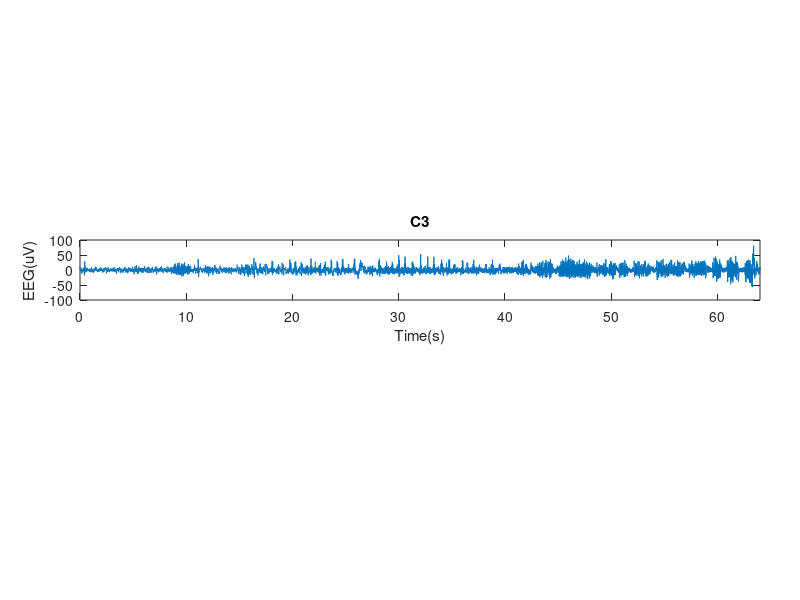

Here is the MATLAB script that generated this plot: (Note: this script raises an error after producing the figure.)
clc
clear

%% Q1
%Loadind EEG data
load('EEG_sig');

name = des.channelnames; %names of the electrodes
fs = des.samplingfreq; %samlping freq
len = des.nbsamples; %time series' sample number
time = (1:len)/fs; %time vector (for plots)

%Plotting individual channels (Currently channel 5)
figure('WindowState', 'maximized');
ax = axes('Position',[0.10 0.50 0.85 0.10]);
plot(time, Z(5,:));
xlim([0,len/fs]);
title(name{5});
xlabel('Time(s)');
ylabel('EEG(uV)');
%saveas(gcf, [name{5} '.png']);

%Plotting all channels
offset = max(max(abs(Z)))/5 ;
feq = 256 ; % = fs
ElecName = des.channelnames ;
disp_eeg(Z,offset,feq,ElecName) ;
%saveas(gcf, 'All Channels.png');

%Seperating 4 time ranges from channel 5
t(1,:) = 2*fs:7*fs;
t(2,:) = 30*fs:35*fs;
t(3,:) = 42*fs:47*fs;
t(4,:) = 50*fs:55*fs;

%Plotting the 4 time series
figure('WindowState', 'maximized');
for i = 1:4
    ax = subplot(4,1,i);
    ax.Position(3) = 0.75;
    ax.Position(4) = 0.10;
    plot(t(i,:)/fs, Z(5,t(i,:)));
    title([name{5} ': Range' num2str(i)]);
    ylim([-50,80]);
    xlabel('Time(s)');
    ylabel('EEG(uV)');
end
%saveas(gcf, '4 time series.png');

%Plotting 4 DFTs
N = 1281; % number of time samples
f = (0:N-1)*fs/N; % frequency vector (for plots)
figure('WindowState', 'maximized');
for i = 1:4
    ax = subplot(4,1,i);
    dft = abs(fft(Z(5,t(i,:))));
    plot(f(1:(N+1)/2),dft(1:(N+1)/2));
    title(['Range' num2str(i) ': DFT']);
    xlim([0,60]); % Displaying up to 60 Hz (higher frequencies are irrelevant)
    xlabel('Freq(Hz)');
    ylabel('Amplitude');
end
%saveas(gcf, '4 DFTs.png');

%Plotting 4 Welch estimates
%Welch default: 8 segments, len:320, sift:160, nfft:512
nfft = [];
figure('WindowState', 'maximized');
for i = 1:4
    ax = subplot(4,1,i);
    [psd,w] = pwelch(Z(5,t(i,:)),[],[],nfft,fs);
    plot(w,psd); % Plotting the PSD(normalized) in normal scale
    title(['Range' num2str(i) ': Welch']);
    xlim([0,60]);
    xlabel('Freq(Hz)');
    ylabel('PSD (Power/Freq)');
end
%saveas(gcf, '4 PSDs.png');

%Plotting 4 spectrograms
figure('WindowState', 'maximized');
for i = 1:4
    ax = subplot(4,1,i);
    [s,fspec,tspec] = spectrogram(Z(5,t(i,:)),128,64,128,fs,'yaxis');
    pcolor(tspec + t(i,1)/fs,fspec,20*log10(abs(s)));
    title(['Range' num2str(i) ': Spectro']);
    xlabel('Time(s)');
    ylabel('Freq(Hz)');
end
%saveas(gcf, '4 Spectrograms.png');

%Downsampling range 2
ds_coef = 4; %Downsampling coefficient
filtered = lowpass(Z(5,t(2,:)),100,fs); %low pass filter
down = filtered((t(2,1):ds_coef:t(2,end))-t(2,1)+1); %downsampling with step = ds_coef
[psd_ds,w_ds] = pwelch(down,[],[],[],fs/ds_coef); %Downsampled Welch PSD
[psd,w] = pwelch(Z(5,t(2,:)),[],[],[],fs); %Original Welch PSD
dft = abs(fft(Z(5,t(2,:)))); %Original DFT
dft_ds = abs(fft(down)); %Downsampled DFT
N_ds = size(down,2); %number of new time samples
f_ds = (0:N_ds-1)*(fs/ds_coef)/N_ds; %new frequency vector

%Plotting original and downsampled time series
figure('WindowState', 'maximized');
ax = subplot(3,1,1);
plot((t(2,1):4:t(2,end))/fs,down);
hold on
plot(t(2,:)/fs, Z(5,t(2,:)));
legend('Downsampled', 'Original');
title('Range2');
ylim([-50,80]);
xlabel('Time(s)');
ylabel('EEG(uV)');

%Plotting original and downsampled DFTs
subplot(3,1,2);
plot(f_ds(1:(N_ds+1)/2),dft_ds(1:(N_ds+1)/2));
hold on
plot(f(1:(N+1)/2),dft(1:(N+1)/2));
legend('Downsampled', 'Original');
xlim([0,32]);
title('Range2: DFT');
xlabel('Freq(Hz)');
ylabel('Amplitude');

%Plotting original and downsampled spectrograms
subplot(3,1,3);
plot(w_ds,psd_ds);
hold on
plot(w,psd);
title('Range2: Welch');
legend('Downsampled', 'Original');
xlim([0,32]);
xlabel('Freq(Hz)');
ylabel('PSD (Power/Freq)');
saveas(gcf, 'Downsampling.png');

